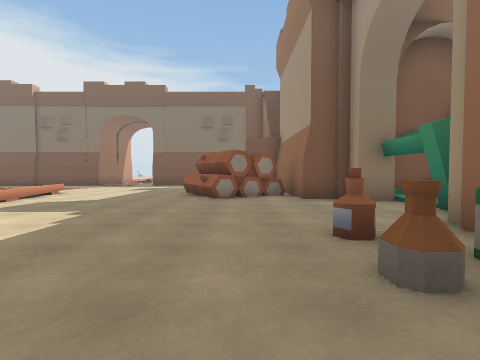
view 1 (above)

24 first-person views from a walk through a 3-D level made in the Unity game engine. The camera is 1.2 m above the floor, tilts 2° down and sees 85° across. The floor is counted in squares, 2 m on a side. Each view is taken from the middle of a square. On the plan, view 1 faces up. The plan holds only what a view shows up to about 9 squares ahead; the rest is blank. The place goes on beyond the plan.

view 2
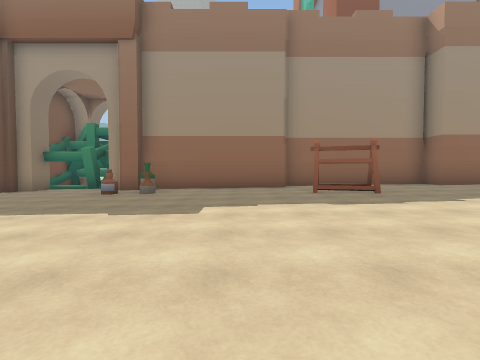

view 3
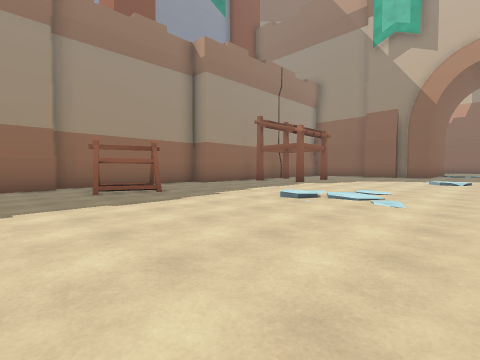

view 4
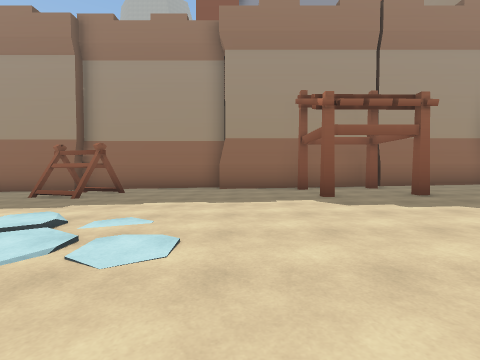

view 5
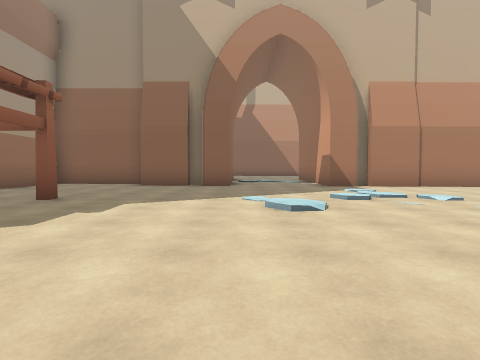

view 6
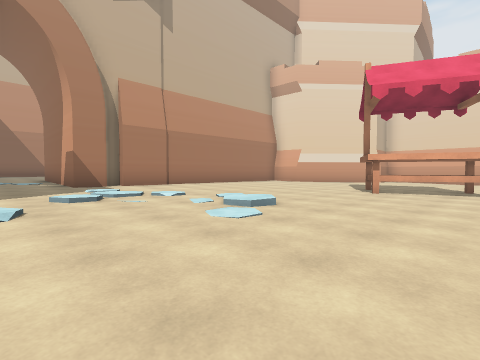

view 7
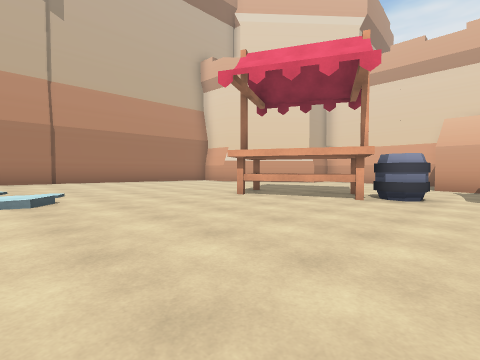

view 8
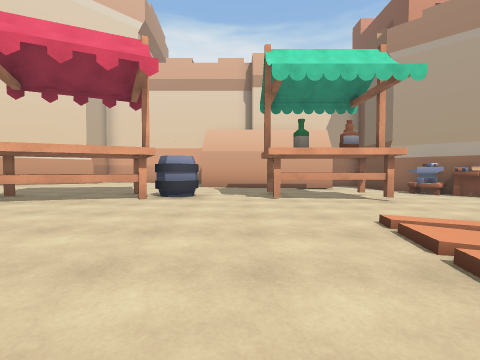

view 9
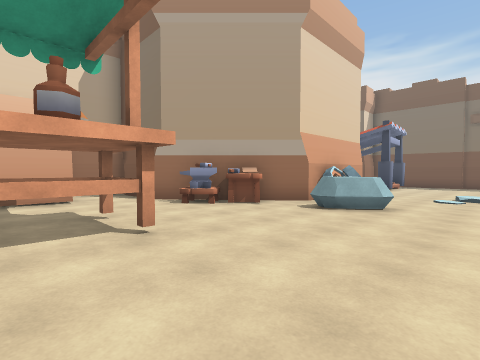

view 10
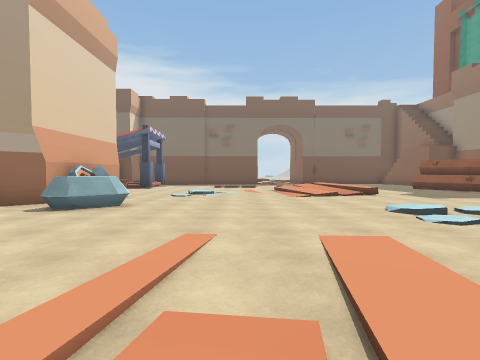

view 11
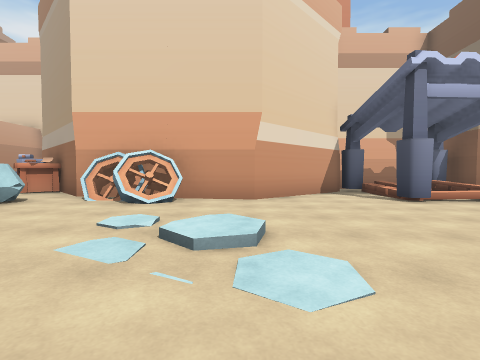

view 12
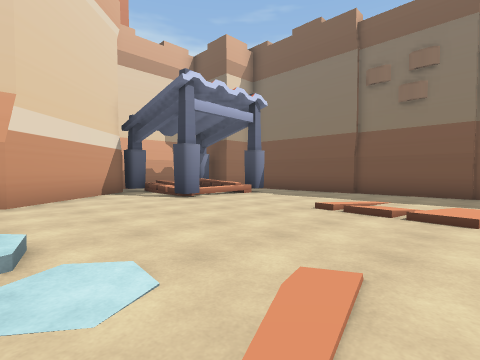

view 13
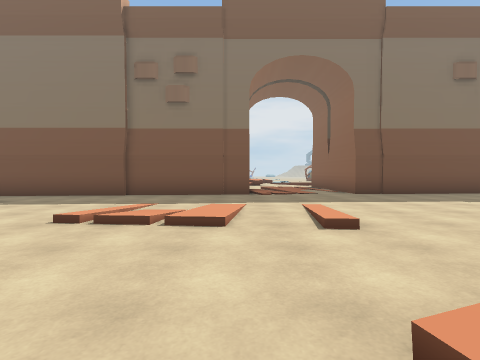

view 14
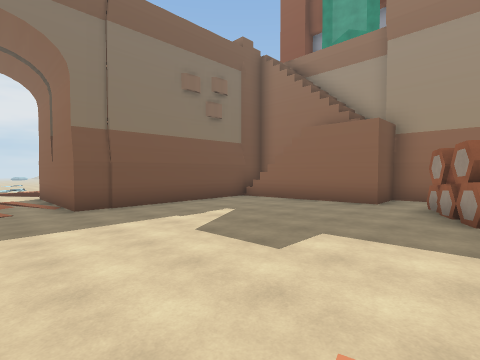

view 15
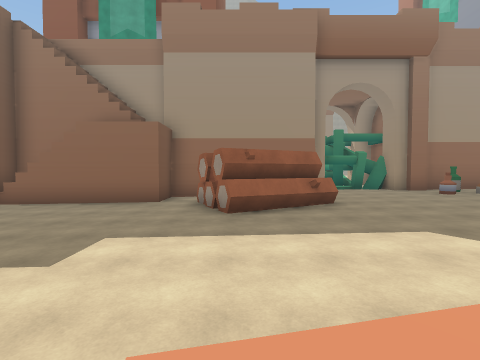

view 16
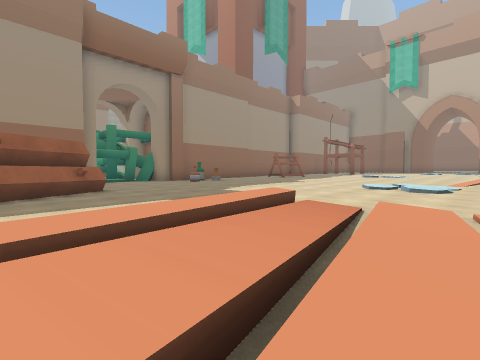

view 17
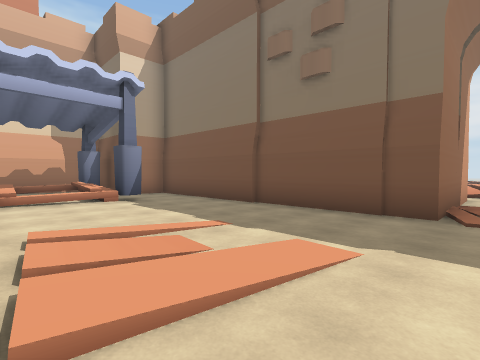

view 18
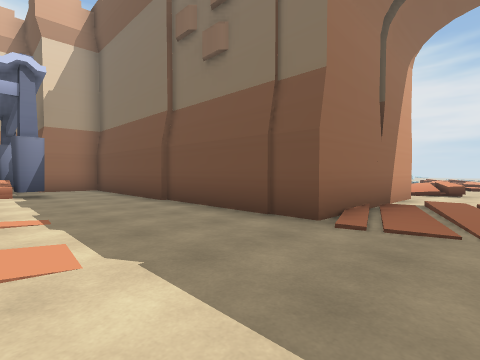

view 19
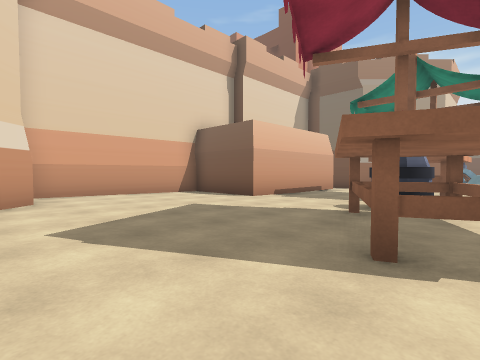

view 20
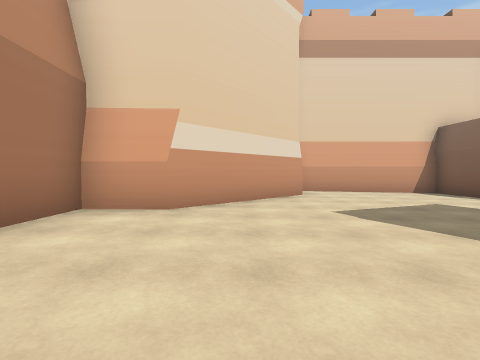

view 21
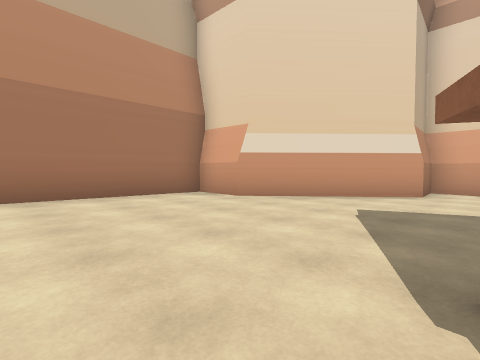

view 22
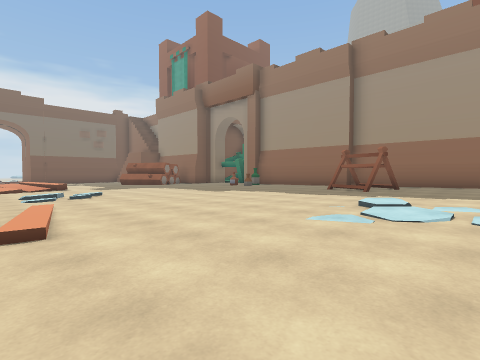

view 23
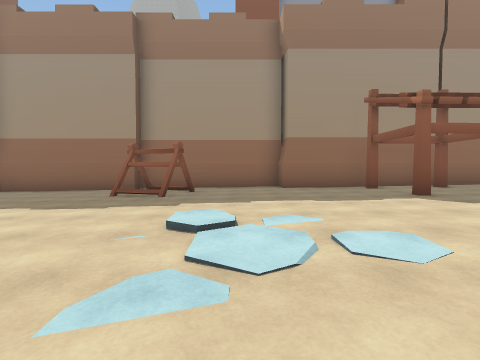

view 24
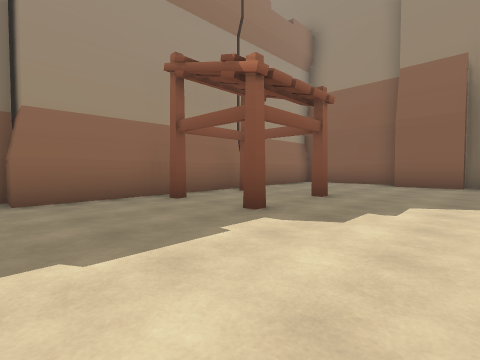

### Floor plan
Key: @ floor where view 1 was taken; # wall or solid block; . main floor; : floor 0.25 m higher than the main floor; - floor 0.25 m lower than the main floor; _ floor 0.5 m lower than the main floor; < floor 0.75 m lower than the main floor; ( floor 1 m lower than the main floor; / step, stairs or slope; = window, fence, low wall or low ledge; B bottle; T thing the floor can be seen under or through; A barrel; N anvil; S stall; W wheel; O other object.
Columns run from 21 left of view 1 to 3 right of it. Each row starts with its distance up from view 1.
 20             #(//#
 19             #//<#
 18             #(/(#
 17             #<<(#
 16     #########<<<#######
 15    ##(((<<<<<<<<<<<<<<#
 14    #<<#<<<<<<<<<<<<<<<#
 13   ##==/<<<<<<<<<<<<<<<#
 12   #<<</<<<////<<<<<<<<##
 11   ##=/#<<<////<<<<<<<__#
 10    #<<<<<<<<<<<<<____O_#
  9    ##<<<<<<<<//=___OO  #
  8     ##<<<<___//=____OOO#
  7      ##__//__///____OO_##
  6       #______//=________O
  5       #W_____//__________
  4       #W_______________-O
  3     ###OO__________---B-#
  2     #OOO______//-------B#
  1 #####N_____---//------B-#
  0 #______--------------@--#
 -1 #___--------------------#
 -2    #--SS--/-/-/---------#
 -3    #--SS--// /--------O/#
 -4    #--SS-----/------.OO/#
 -5    #-------------./.....#
 -6 ####---A-----...../.....#
 -7 #------A-...............#
 -8 #----..TT...............#
 -9 #.......=...............#
-10 #......#....//.......#..#
-11 #...........:.../.....::#
-12 ###.........././..:::#::#
-13   ##..........::::::::::#
-14    ###....::::::::::::::#
-15      #.:::::::::::::::::#
-16      ##########:::#######

Where each view was taken, in squares from view 1:
view 1: 0 up, 0 right, facing up
view 2: 1 down, 6 left, facing right
view 3: 1 down, 6 left, facing down-right
view 4: 8 down, 6 left, facing right
view 5: 7 down, 4 left, facing down
view 6: 7 down, 5 left, facing down-left
view 7: 5 down, 8 left, facing down-left
view 8: 5 down, 8 left, facing left
view 9: 3 down, 11 left, facing up-left
view 10: 3 down, 10 left, facing up
view 11: 7 up, 9 left, facing left
view 12: 7 up, 9 left, facing up-left
view 13: 8 up, 9 left, facing up
view 14: 9 up, 7 left, facing up-right
view 15: 9 up, 7 left, facing right
view 16: 9 up, 8 left, facing down-right
view 17: 11 up, 8 left, facing up-left
view 18: 13 up, 7 left, facing up-left
view 19: 12 down, 13 left, facing up-left
view 20: 13 down, 12 left, facing left
view 21: 10 down, 12 left, facing down-left
view 22: 7 down, 8 left, facing up-right
view 23: 6 down, 6 left, facing right
view 24: 7 down, 3 left, facing down-right
